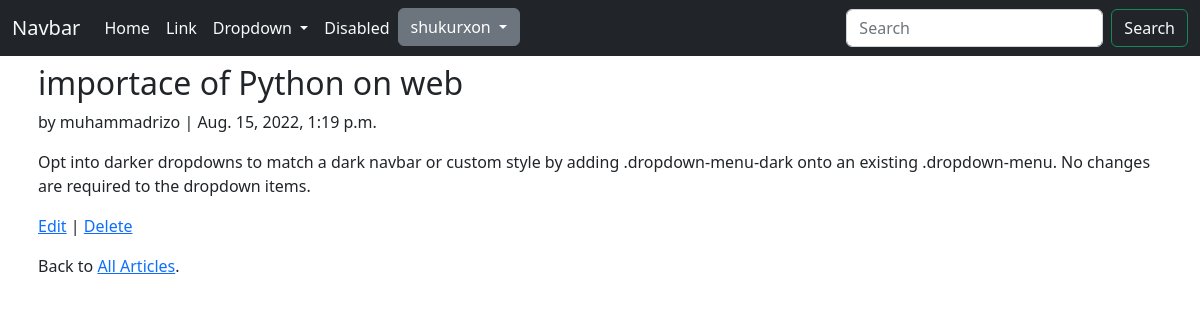
Screenshot of /articles/4/ (signed in) with the database file from the repository.
### users/models.py (models this page shows)
class CustomUser(AbstractUser):
	age = models.PositiveIntegerField(null=True, blank=True)

### articles/models.py (models this page shows, shortened)
class Article(models.Model):
	title = models.CharField(max_length=250)
	body = models.TextField()
	date = models.DateTimeField(auto_now_add=True)
	author = models.ForeignKey(get_user_model(), on_delete=models.CASCADE)

### articles/views.py (the view)
# urls.py: path('<int:pk>/', ArticleDetailView.as_view(), name='article_detail'),
class ArticleDetailView(LoginRequiredMixin, DetailView):
	model = Article
	template_name = 'article_detail.html'
	login_url = 'login'

### templates/article_detail.html
{% extends 'base.html' %}
{% block content %}
<div class="container p-2">
<div class="article-entry">
<h2>{{ object.title }}</h2>
<p>by {{ object.author }} | {{ object.date }}</p>
<p>{{ object.body }}</p>
</div>
<p><a href="{% url 'article_update' article.pk %}">Edit</a> |
<a href="{% url 'article_delete' article.pk %}">Delete</a></p>
<p>Back to <a href="{% url 'article_list' %}">All Articles</a>.</p>
</div>
{% endblock content %}

### templates/base.html (shortened to what this page needs)
<!DOCTYPE html>
<html>
<head>
<link href="https://cdn.jsdelivr.net/npm/bootstrap@5.2.0/dist/css/bootstrap.min.css" rel="stylesheet">
</head>
<body>
   <nav class="navbar navbar-expand-lg bg-dark">
  <div class="container-fluid">
    <a class="navbar-brand text-light" href="{% url 'home' %}">Navbar</a>
    <div class="collapse navbar-collapse" id="navbarSupportedContent">
      <ul class="navbar-nav me-auto mb-2 mb-lg-0">
        <li class="nav-item">
          <a class="nav-link active text-light" aria-current="page" href="#">Home</a>
        </li>
        <li class="nav-item">
          <a class="nav-link text-light" href="#">Link</a>
        </li>
        <li class="nav-item dropdown">
          <a class="nav-link dropdown-toggle text-light" href="#" role="button" data-bs-toggle="dropdown" aria-expanded="false">
            Dropdown
          </a>
        </li>
        <li class="nav-item">
          <a class="nav-link disabled text-light">Disabled</a>
        </li>
         {% if user.is_authenticated%}
        <div class="dropdown">
  <button class="btn btn-secondary dropdown-toggle" type="button" data-bs-toggle="dropdown" aria-expanded="false">
   {{user.username}} </button>
</div>
  {% endif %}
      </ul>
      <form class="d-flex" role="search">
        <input class="form-control me-2" type="search" placeholder="Search" aria-label="Search">
        <button class="btn btn-outline-success text-light" type="submit">Search</button>
      </form>
    </div>
  </div>
</nav>
{% block content %}
{% endblock content %}
</body>
</html>

### rows the page displays
CustomUser: username "shukurxon"
Article: title "importace of Python on web", author "muhammadrizo", date "Aug. 15, 2022, 1:19 p.m.", body "Opt into darker dropdowns to match a dark navbar or custom style by adding .dropdown-menu-dark onto an existing .dropdown-menu. No changes are required to the dropdown items."
